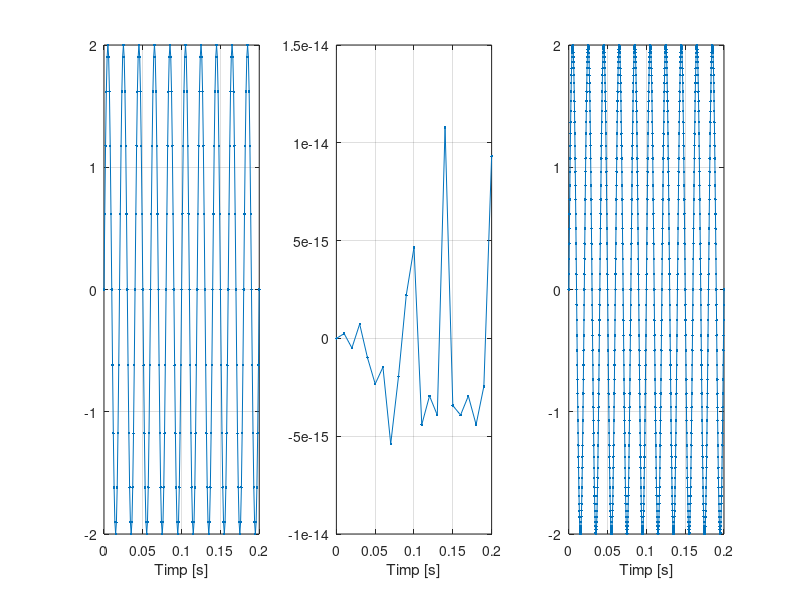
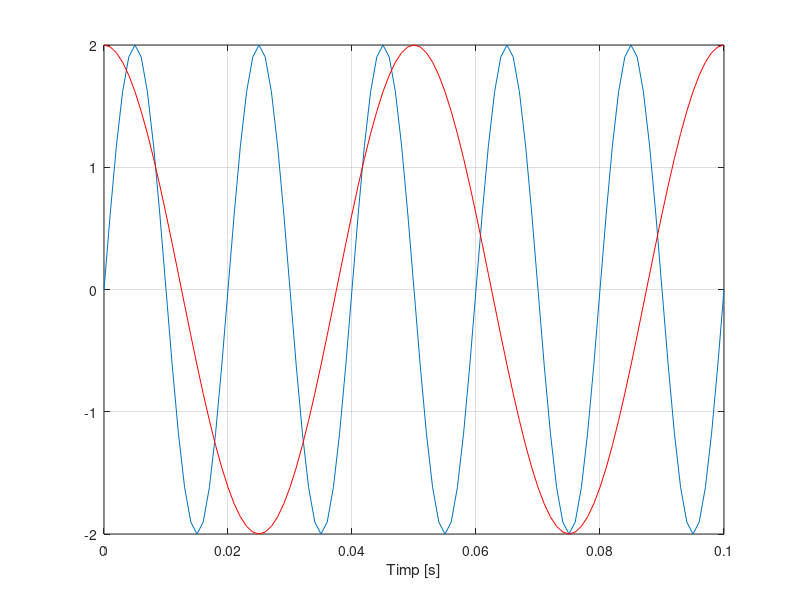

These figures' MATLAB source, in order:
%Exemplu

F=50;
t=0:0.001:0.2;
s=2*sin(2*pi*F*t);

figure(1);
subplot (1,3,1), plot(t,s,'.-'),xlabel('Timp [s]'),grid

%Punctul a:

t=0:0.01:0.2;
s=2*sin(2*pi*F*t);

subplot (1,3,2), plot(t,s,'.-'),xlabel('Timp [s]'),grid

t=0:0.0002:0.2;
s=2*sin(2*pi*F*t);

subplot (1,3,3), plot(t,s,'.-'),xlabel('Timp [s]'),grid

%Primul si ultimul grafic sunt la fel intrucat acestea ating si maximul
%amplitudinii, ultimul avand un pas mult mai fin decat primul. Diferentele
%apar la cel de-al doilea grafic, acesta trebuind sa fie o linie dreapta
%intru-cat argumentul sinusului ar fi mereu un multiplu de pi luand pasul
%de 0.01. Acest fapt nu se int inampla deoarce pi are o valoare fixa iar
%sin(pi) nu va da exact 0. Valoarea sa este intr-adevar foarte mica, de
%ordinul fempto, dar apare totusi ca fiind o variatie pe grafic.


%Punctul b: Primul grafic si cel de-al treilea grafic prezinta un semnal cu
%perioada de 1/50 si anume 0.02 secunde. Cel de-al doilea grafic este
%aperiodic.


%Punctul c: Vom afisa pe ecran doar 5 perioade ale semnalului sinusoidal

F=50;
f=20;
t=0:0.001:0.1;
s1=2*sin(2*pi*F*t);
s2=2*cos(2*pi*f*t);

figure (2)

plot(t,s1),xlabel('Timp [s]'),grid
hold on;
plot(t,s2,'r')

